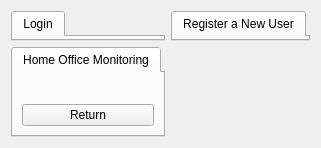
  <widget class="QWidget" name="centralwidget">
   <layout class="QGridLayout" name="gridLayout">
    <item row="1" column="0">
     <widget class="QTabWidget" name="homeTab">
      <property name="currentIndex">
       <number>0</number>
      </property>
      <widget class="QWidget" name="tab_3">
       <attribute name="title">
        <string>Home Office Monitoring</string>
       </attribute>
       <layout class="QGridLayout" name="gridLayout_2">
        <item row="0" column="0">
         <widget class="QLabel" name="webcam_lbl">
          <property name="text">
           <string/>
          </property>
         </widget>
        </item>
        <item row="1" column="0">
         <widget class="QPushButton" name="backLogin_2">
          <property name="text">
           <string>Return</string>
          </property>
         </widget>
        </item>
       </layout>
      </widget>
     </widget>
    </item>
    <item row="0" column="1">
     <widget class="QTabWidget" name="registerTab">
      <property name="currentIndex">
       <number>0</number>
      </property>
      <widget class="QWidget" name="tab_9">
       <attribute name="title">
        <string>Register a New User</string>
       </attribute>
       <widget class="QPushButton" name="registerButton">
        <property name="geometry">
         <rect>
          <x>111</x>
          <y>93</y>
          <width>88</width>
          <height>21</height>
         </rect>
        </property>
        <property name="text">
         <string>Register</string>
        </property>
       </widget>
       <widget class="QLineEdit" name="password_led_reg2">
        <property name="geometry">
         <rect>
          <x>111</x>
          <y>65</y>
          <width>116</width>
          <height>22</height>
         </rect>
        </property>
        <property name="echoMode">
         <enum>QLineEdit::Password</enum>
        </property>
       </widget>
       <widget class="QLabel" name="usarname_login_3">
        <property name="geometry">
         <rect>
          <x>9</x>
          <y>9</y>
          <width>58</width>
          <height>17</height>
         </rect>
        </property>
        <property name="text">
         <string>Username</string>
        </property>
       </widget>
       <widget class="QLineEdit" name="username_led_reg">
        <property name="geometry">
         <rect>
          <x>111</x>
          <y>9</y>
          <width>116</width>
          <height>22</height>
         </rect>
        </property>
       </widget>
       <widget class="QLineEdit" name="password_led_reg1">
        <property name="geometry">
         <rect>
          <x>111</x>
          <y>37</y>
          <width>116</width>
          <height>22</height>
         </rect>
        </property>
        <property name="echoMode">
         <enum>QLineEdit::Password</enum>
        </property>
       </widget>
       <widget class="QLabel" name="password_login_3">
        <property name="geometry">
         <rect>
          <x>9</x>
          <y>37</y>
          <width>56</width>
          <height>17</height>
         </rect>
        </property>
        <property name="text">
         <string>Password</string>
        </property>
       </widget>
       <widget class="QLabel" name="password_login_6">
        <property name="geometry">
         <rect>
          <x>9</x>
          <y>65</y>
          <width>96</width>
          <height>17</height>
         </rect>
        </property>
        <property name="text">
         <string>Confirm Password</string>
        </property>
       </widget>
       <widget class="QPushButton" name="backLogin">
        <property name="geometry">
         <rect>
          <x>111</x>
          <y>120</y>
          <width>88</width>
          <height>21</height>
         </rect>
        </property>
        <property name="text">
         <string>Return</string>
        </property>
       </widget>
       <widget class="QLabel" name="successRegister">
        <property name="geometry">
         <rect>
          <x>90</x>
          <y>90</y>
          <width>141</width>
          <height>21</height>
         </rect>
        </property>
        <property name="text">
         <string>User successfully registred</string>
        </property>
       </widget>
      </widget>
     </widget>
    </item>
    <item row="0" column="0">
     <widget class="QTabWidget" name="loginTab">
      <property name="sizePolicy">
       <sizepolicy hsizetype="Expanding" vsizetype="Expanding">
        <horstretch>0</horstretch>
        <verstretch>0</verstretch>
       </sizepolicy>
      </property>
      <property name="currentIndex">
       <number>0</number>
      </property>
      <widget class="QWidget" name="tab">
       <attribute name="title">
        <string>Login</string>
       </attribute>
       <widget class="QLabel" name="usarname_login">
        <property name="geometry">
         <rect>
          <x>9</x>
          <y>9</y>
          <width>58</width>
          <height>17</height>
         </rect>
        </property>
        <property name="text">
         <string>Username</string>
        </property>
       </widget>
       <widget class="QLabel" name="password_login">
        <property name="geometry">
         <rect>
          <x>9</x>
          <y>37</y>
          <width>56</width>
          <height>17</height>
         </rect>
        </property>
        <property name="text">
         <string>Password</string>
        </property>
       </widget>
       <widget class="QLineEdit" name="username_led">
        <property name="geometry">
         <rect>
          <x>73</x>
          <y>9</y>
          <width>116</width>
          <height>22</height>
         </rect>
        </property>
       </widget>
       <widget class="QLineEdit" name="password_led">
        <property name="geometry">
         <rect>
          <x>73</x>
          <y>37</y>
          <width>116</width>
          <height>22</height>
         </rect>
        </property>
        <property name="echoMode">
         <enum>QLineEdit::Password</enum>
        </property>
       </widget>
       <widget class="QPushButton" name="loginButton">
        <property name="geometry">
         <rect>
          <x>73</x>
          <y>65</y>
          <width>88</width>
          <height>21</height>
         </rect>
        </property>
        <property name="text">
         <string>Login</string>
        </property>
       </widget>
       <widget class="QPushButton" name="newUserButton">
        <property name="geometry">
         <rect>
          <x>73</x>
          <y>92</y>
          <width>88</width>
          <height>21</height>
         </rect>
        </property>
        <property name="text">
         <string>New user</string>
        </property>
       </widget>
      </widget>
     </widget>
    </item>
   </layout>
  </widget>
